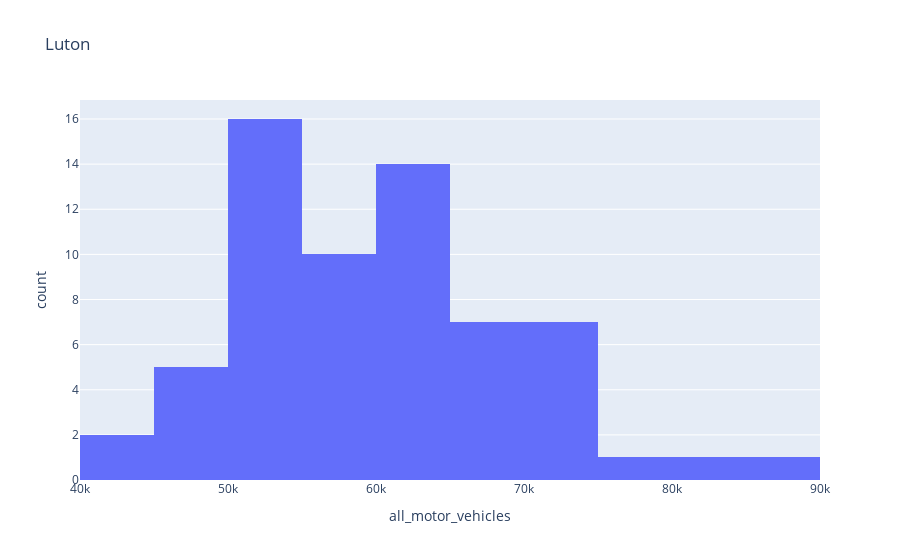
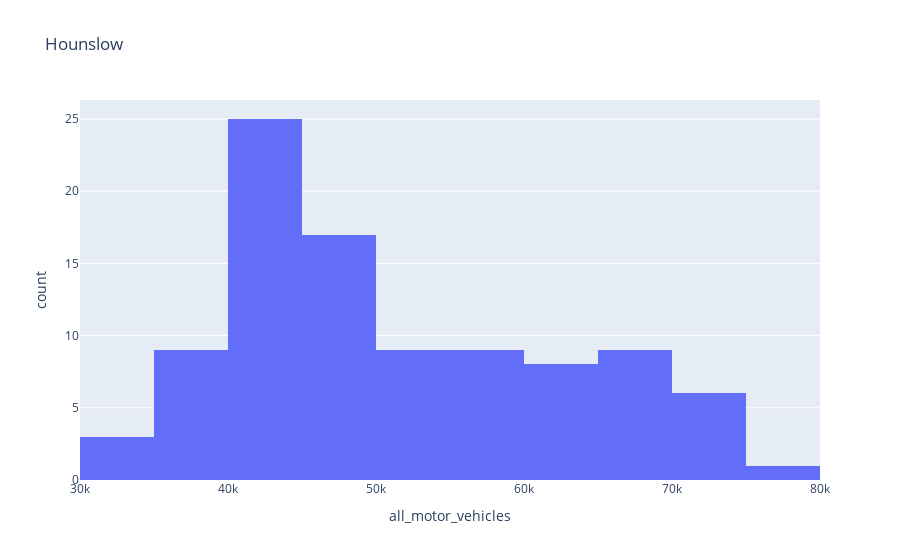
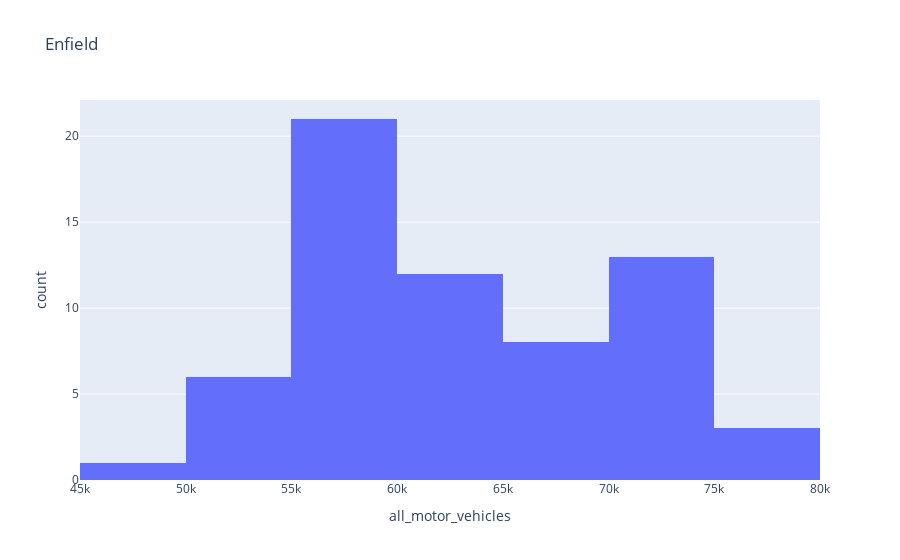

Notebook cell for these charts, in order:
### Code cell
for df in df_chosen_aadt_list:
    fig = px.histogram(df, x="all_motor_vehicles", title=df.iloc[0]['local_authority_name'])
    
    fig.show()

### Figure 1 — Plotly figure (JSON) as saved in the notebook; plotly's stock layout.template omitted (floating-point values rounded to 4 significant figures)
{"data": [{"alignmentgroup": "True", "bingroup": "x", "hovertemplate": "all_motor_vehicles=%{x}<br>count=%{y}<extra></extra>", "legendgroup": "", "marker": {"color": "#636efa", "pattern": {"shape": ""}}, "name": "", "offsetgroup": "", "orientation": "v", "showlegend": false, "type": "histogram", "x": [64166, 57061, 73265, 61396, 63750, 70233, 64686, 59830, 72598, 70790, 65114, 63949, 51116, 48109, 44314, 54596, 53945, 53040, 62348, 50107, 48857, 41880, 51890, 48085, 52195, 49415, 64372, 56515, 60154, 48310, 58175, 57025, 59722, 61711, 71766, 60184, 55005, 53028, 63184, 56285, 54223, 52742, 71418, 64839, 54508, 55122, 59561, 54600, 54226, 52216, 67865, 67065, 67367, 66342, 60811, 65792, 75141, 73343, 54841, 50240, 62896, 67612, 81098, 87664], "xaxis": "x", "yaxis": "y"}], "layout": {"barmode": "relative", "legend": {"tracegroupgap": 0}, "title": {"text": "Luton"}, "xaxis": {"anchor": "y", "domain": [0, 1], "title": {"text": "all_motor_vehicles"}}, "yaxis": {"anchor": "x", "domain": [0, 1], "title": {"text": "count"}}}}

### Figure 2 — Plotly figure (JSON) as saved in the notebook; plotly's stock layout.template omitted (floating-point values rounded to 4 significant figures)
{"data": [{"alignmentgroup": "True", "bingroup": "x", "hovertemplate": "all_motor_vehicles=%{x}<br>count=%{y}<extra></extra>", "legendgroup": "", "marker": {"color": "#636efa", "pattern": {"shape": ""}}, "name": "", "offsetgroup": "", "orientation": "v", "showlegend": false, "type": "histogram", "x": [46248, 53384, 46634, 46812, 43671, 57154, 63991, 71372, 42564, 42837, 46917, 56910, 59596, 69785, 39167, 41460, 70077, 66634, 54566, 70463, 42514, 50454, 45466, 40922, 42444, 50293, 45337, 40814, 40029, 43690, 44019, 41082, 59707, 70079, 65623, 67728, 45287, 52092, 46738, 43386, 39305, 48384, 43103, 43962, 60422, 57414, 58690, 63337, 55580, 65808, 38284, 54516, 39141, 40179, 46091, 47082, 62050, 63132, 38339, 54543, 45737, 45960, 46071, 31140, 65171, 63900, 44811, 40377, 44357, 58091, 40787, 37395, 43296, 43675, 61749, 62141, 47333, 54762, 39110, 41377, 54293, 59009, 74108, 76791, 42081, 42044, 73421, 68852, 66322, 68427, 45031, 46661, 35119, 34285, 30178, 35263], "xaxis": "x", "yaxis": "y"}], "layout": {"barmode": "relative", "legend": {"tracegroupgap": 0}, "title": {"text": "Hounslow"}, "xaxis": {"anchor": "y", "domain": [0, 1], "title": {"text": "all_motor_vehicles"}}, "yaxis": {"anchor": "x", "domain": [0, 1], "title": {"text": "count"}}}}

### Figure 3 — Plotly figure (JSON) as saved in the notebook; plotly's stock layout.template omitted (floating-point values rounded to 4 significant figures)
{"data": [{"alignmentgroup": "True", "bingroup": "x", "hovertemplate": "all_motor_vehicles=%{x}<br>count=%{y}<extra></extra>", "legendgroup": "", "marker": {"color": "#636efa", "pattern": {"shape": ""}}, "name": "", "offsetgroup": "", "orientation": "v", "showlegend": false, "type": "histogram", "x": [62875, 58751, 70783, 73339, 63125, 60039, 74468, 72088, 69404, 68857, 55444, 56091, 55929, 56494, 68721, 65702, 59243, 57249, 58281, 60099, 61508, 54349, 70483, 69313, 52877, 51099, 56806, 58359, 58409, 60176, 57915, 59713, 70718, 64068, 56902, 59071, 55403, 58283, 51388, 58527, 56864, 55456, 61860, 75066, 61222, 61992, 72951, 68495, 55973, 54064, 76595, 73813, 70618, 69495, 70089, 70670, 71467, 69311, 51621, 49782, 63986, 63100, 76335, 70140], "xaxis": "x", "yaxis": "y"}], "layout": {"barmode": "relative", "legend": {"tracegroupgap": 0}, "title": {"text": "Enfield"}, "xaxis": {"anchor": "y", "domain": [0, 1], "title": {"text": "all_motor_vehicles"}}, "yaxis": {"anchor": "x", "domain": [0, 1], "title": {"text": "count"}}}}
